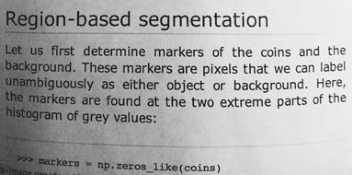
#> input picture grayscale_page.png, 352 x 175 px
$ jupyter execute --allow-errors beaulieu_hw9.ipynb
#> lines starting #> are read from the running program, lines starting #| are printed output that depends on the picture
Tyler Beaulieu
DS5010, Fall 2024
December 4, 2024

<h4 style="text-align:center;">Homework 9</h4>

[cell 1]
#initial imports
import numpy as np
import seaborn as sns
import pandas as pd
import matplotlib.pyplot as plt
import scipy

print(scipy.__version__)

<div class="alert alert-block alert-info">
    <b><p style="font-size: XX-large">Problem 1: Integrals</p></b> </div>

(20 pts -5 each)

Use `scipy.integrate` to evaluate the integral of the following functions:
1. function 1: $$\int_{- \infty}^{\infty} e^{-x^2} dx$$

[cell 2]
#Import integral function
from scipy.integrate import quad

#Define the integrand
integrand1 = lambda x : np.e**(-x**2)

#Perform the integral.
quad(integrand1, -np.inf, np.inf)

2. function 2: $$ \int_{0}^{\infty} e^{-2 x} dx $$

[cell 3]
#Define the integrand
integrand2 = lambda x : np.e**(-2*x)

#Perform the integral.
quad(integrand2, 0, np.inf)

3. function 3: $$\int_{0}^{1/2} \int_{0}^{\sqrt{1-8x^3}} x^3y \; dy \; dx$$

[cell 4]
#Import double integrals
from scipy.integrate import dblquad

#Define the integrand
integrand3 = lambda x, y : (x**3)*y

#Define the upper and lower limits of y.
lowery = lambda x : 0
uppery = lambda x : (1-8*(x**3))**0.5

#Perform the integral.
dblquad(integrand3, 0, 0.5, lowery, uppery)

4. function 3: $$\int_{0}^{1} \int_{0}^{{1}} xy \; dy \; dx$$

[cell 5]
#Define the integrand
integrand4 = lambda x, y : x*y

#Define the upper and lower limits of y.
lowery = lambda x : 0
uppery = lambda x : 1

#Perform the integral.
dblquad(integrand3, 0, 1, lowery, uppery)

---------------------

<div class="alert alert-block alert-info">
    <b><p style="font-size: XX-large">Problem 2: Interpolation</p></b> </div>

(20 pts)

Given the datasets x =[0,1,2,3,4] and y = [1,3,2,5,7], perform a **quaratic** interpolation.
Evaluate the interpolant at 10 equally spaced points between 0 and 4 and plot both the original points and the interpolated line.

Rubric:
- (10 pts) correct interpolation
- (8 pts) Plot the original points and the interpolated points
- (2 pts) Set legend and title

Output:

[cell 6]
#Define the datasets
x =[0,1,2,3,4]
y = [1,3,2,5,7]

#Import and run the interpolation function
from scipy.interpolate import interp1d
f1 = interp1d(x, y, kind = 'quadratic')

#For the interpolant
xnew = np.linspace(0, 4, 10)

#Plot the result
plt.plot(x, y, 'o')
plt.plot(xnew, f1(xnew))
plt.title('Interpolated')
plt.legend(['original points', 'interpolated']);
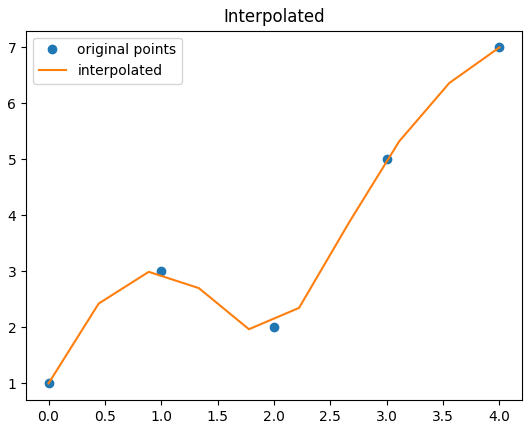
#> figure drawn by matplotlib, 1 panel; curve peaks at x = 4, y = 7

--------------------------

<div class="alert alert-block alert-info">
    <b><p style="font-size: XX-large">Problem 3: Imageio Read and Basic Manipulation</p></b> </div>

(20 pts)

1. Use these syntax `conda install imageio` or `pip install imageio` to firstly install `imageio`. Then import imageio by using `import imageio.v3 as iio`.

2. (5 pts) Imageio provides a number of standard images. Use imageio to read the image with a name `page.png` and show it using matplotlib

(Hint: use `plt.imshow()` to show the image instead of the numpy array)

(note: [how to read a image from imageio](https://imageio.readthedocs.io/en/stable/examples.html#read-an-image-of-a-cat)). Use the following two line of code to read the image.

[cell 7]
import imageio.v3 as iio
#> (the rest of this cell did not finish here and is left out)

3. (5 pts) Print the dimensions of the image, which is stored as a NumPy array. Specifically, print the type, shape, and dtype of the array to understand the image.

#> (a cell that did not finish here is left out)

#> (a cell that did not finish here is left out)

#> (a cell that did not finish here is left out)

4.  (10 pts) Flip the image up side down (note: the color of the image should remain the same) and plot both original image and the flipped image in one figure using `plt.subplot()`. Add proper title for each subplot.

#> (a cell that did not finish here is left out)

----------------------------

<div class="alert alert-block alert-info">
    <b><p style="font-size: XX-large">Problem 4: Ndimage</p></b> </div>

(20 pts)

Use `imageio` to read the image called 'grayscale_page.png'.

[cell 12]
import imageio.v3 as iio
image = iio.imread('grayscale_page.png')
#> image is the input picture: shape (175, 352, 4); mean R, G, B, A 171.2, 171.2, 171.2, 255

1.(10 pts) Rotate the original image, "page.png" by 60 degrees with `reshape` set to `False`. Plot both original image and the rotated image in one figure using `plt.subplot()`. Add proper title for each subplot.

[cell 13]
from scipy import ndimage

rotated = ndimage.rotate(image, angle = 60, reshape = False)
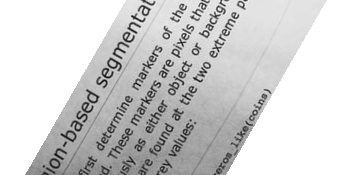
#> rotated: shape (175, 352, 4); mean R, G, B, A 100.3, 100.3, 100.3, 145.6; transparent parts drawn white

plt.subplot(2,1,1)
plt.imshow(image)
plt.axis("off")
plt.title('The Image™');

plt.subplot(2,1,2)
plt.imshow(rotated)
plt.axis("off")
plt.title('The Image™, but like, a bit askew');

plt.tight_layout
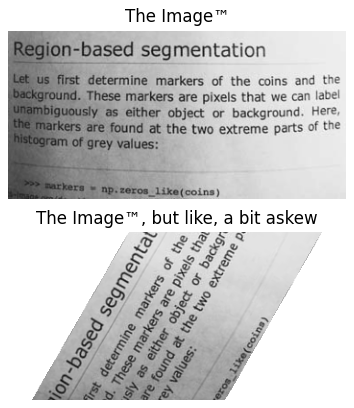
#> figure drawn by matplotlib, 2 panels

2.(10 pts) Use the `sobel` filter to detect edges in 'grayscale_page.png'. Apply the filter along horizontal axis. Plot both original image and the filtered image in one figure using `plt.subplot()`. Add proper title for each subplot.

[cell 14]
sobel = ndimage.sobel(image, axis=0)
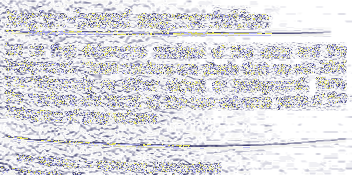
#> sobel: shape (175, 352, 4); mean R, G, B, A 115, 115, 116.6, 118.7; transparent parts drawn white

plt.subplot(1, 2, 1)
plt.imshow(image)
plt.axis("off")
plt.title('The Image™')

plt.subplot(1, 2, 2)
plt.imshow(sobel)
plt.title('The Image™, Now With Sobel!')
plt.axis("off")
plt.text(x=270,y=130,s='wow.',fontfamily='Comic Sans MS', color='#ff028d');
